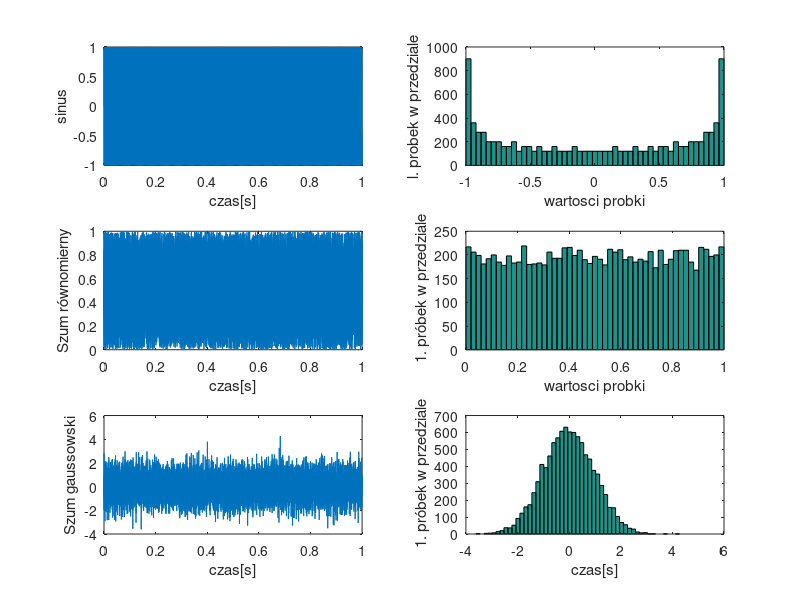
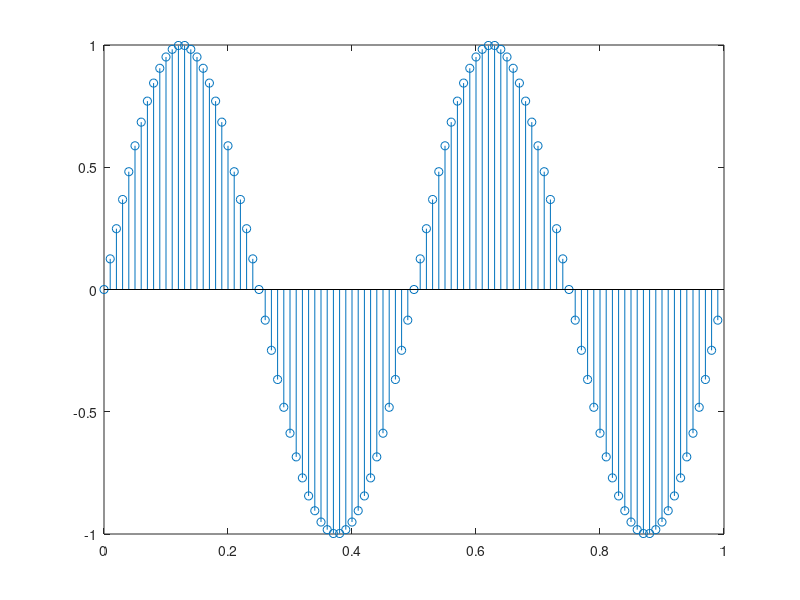

Write the MATLAB code that produced these figures, in order.
clear all;
close all;

N =10000;
fp = 10000;
f = 740;
t = [0:1/fp:(N-1)/fp];
x = sin(2*pi*f*t);

figure(1);

subplot(321);
plot(t,x);
xlabel('czas[s]');
ylabel('sinus');

subplot(322);
nbins=51;
hist(x,nbins)
xlabel('wartosci probki');
ylabel('l. probek w przedziale')


y = rand(1,N);
subplot(323);
plot(t,y);
xlabel('czas[s]');
ylabel('Szum równomierny');


subplot(324);
hist(y,nbins);
xlabel('wartosci probki');
ylabel(' 1. próbek w przedziale')

z = randn(1,N);
subplot(325);
plot(t,z);
xlabel('czas[s]');
ylabel('Szum gaussowski');


subplot(326);
hist(z,nbins);
xlabel('czas[s]');
ylabel(' 1. próbek w przedziale');
%%
figure(2);
N2=100;
fp2=100;
t2=0:1/fp2:(N2-1)/fp2;
a=sin(2*pi*2*t2);
stem(t2,a);


